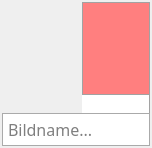
<?xml version="1.0" encoding="UTF-8"?>
<ui version="4.0">
 <class>Form</class>
 <widget class="QWidget" name="Form">
  <property name="geometry">
   <rect>
    <x>0</x>
    <y>0</y>
    <width>152</width>
    <height>148</height>
   </rect>
  </property>
  <property name="sizePolicy">
   <sizepolicy hsizetype="Fixed" vsizetype="Fixed">
    <horstretch>0</horstretch>
    <verstretch>0</verstretch>
   </sizepolicy>
  </property>
  <property name="focusPolicy">
   <enum>Qt::StrongFocus</enum>
  </property>
  <property name="contextMenuPolicy">
   <enum>Qt::DefaultContextMenu</enum>
  </property>
  <property name="windowTitle">
   <string>Form</string>
  </property>
  <property name="styleSheet">
   <string notr="true"/>
  </property>
  <layout class="QVBoxLayout" name="verticalLayout_2">
   <property name="spacing">
    <number>0</number>
   </property>
   <property name="leftMargin">
    <number>2</number>
   </property>
   <property name="topMargin">
    <number>2</number>
   </property>
   <property name="rightMargin">
    <number>2</number>
   </property>
   <property name="bottomMargin">
    <number>2</number>
   </property>
   <item>
    <layout class="QHBoxLayout" name="horizontalLayout">
     <property name="spacing">
      <number>0</number>
     </property>
     <item>
      <widget class="QLabel" name="UI_Preview">
       <property name="sizePolicy">
        <sizepolicy hsizetype="Expanding" vsizetype="Expanding">
         <horstretch>0</horstretch>
         <verstretch>0</verstretch>
        </sizepolicy>
       </property>
       <property name="text">
        <string/>
       </property>
       <property name="scaledContents">
        <bool>false</bool>
       </property>
      </widget>
     </item>
     <item>
      <layout class="QVBoxLayout" name="verticalLayout">
       <property name="spacing">
        <number>0</number>
       </property>
       <item>
        <widget class="QPushButton" name="UI_Delete">
         <property name="sizePolicy">
          <sizepolicy hsizetype="Minimum" vsizetype="Expanding">
           <horstretch>0</horstretch>
           <verstretch>0</verstretch>
          </sizepolicy>
         </property>
         <property name="styleSheet">
          <string notr="true">QPushButton::hover {
background: #7badc1
} 
QPushButton { border: 1px solid#A2a2a2; background: #FF7F7F; color: #1a82b1;font-size:14pt; font-family: voestalpine; padding:10px 10px;}</string>
         </property>
         <property name="text">
          <string/>
         </property>
         <property name="icon">
          <iconset>
           <normaloff>../Images/Delete.png</normaloff>../Images/Delete.png</iconset>
         </property>
         <property name="iconSize">
          <size>
           <width>24</width>
           <height>24</height>
          </size>
         </property>
        </widget>
       </item>
       <item>
        <widget class="QLabel" name="UI_Mime">
         <property name="sizePolicy">
          <sizepolicy hsizetype="Minimum" vsizetype="Preferred">
           <horstretch>0</horstretch>
           <verstretch>0</verstretch>
          </sizepolicy>
         </property>
         <property name="styleSheet">
          <string notr="true">padding: 2px 0px;
border-leftr: 1px solid #A2a2a2;
border-right: 1px solid #A2a2a2;
background: #FFF;</string>
         </property>
         <property name="text">
          <string/>
         </property>
         <property name="pixmap">
          <pixmap>../Images/Picture.png</pixmap>
         </property>
         <property name="alignment">
          <set>Qt::AlignCenter</set>
         </property>
        </widget>
       </item>
      </layout>
     </item>
    </layout>
   </item>
   <item>
    <widget class="QLineEdit" name="UI_Filename">
     <property name="sizePolicy">
      <sizepolicy hsizetype="Expanding" vsizetype="Minimum">
       <horstretch>0</horstretch>
       <verstretch>0</verstretch>
      </sizepolicy>
     </property>
     <property name="font">
      <font>
       <family>voestalpine</family>
       <pointsize>12</pointsize>
      </font>
     </property>
     <property name="styleSheet">
      <string notr="true">border: 1px solid #AAA;
padding:3px;
background: #FFF;</string>
     </property>
     <property name="readOnly">
      <bool>true</bool>
     </property>
     <property name="placeholderText">
      <string>Bildname...</string>
     </property>
    </widget>
   </item>
  </layout>
 </widget>
 <resources/>
 <connections/>
</ui>
